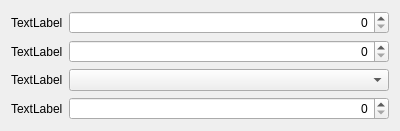
<?xml version="1.0" encoding="UTF-8"?>
<ui version="4.0">
 <class>Dialog</class>
 <widget class="QDialog" name="Dialog">
  <property name="geometry">
   <rect>
    <x>0</x>
    <y>0</y>
    <width>400</width>
    <height>116</height>
   </rect>
  </property>
  <property name="windowTitle">
   <string>Dialog</string>
  </property>
  <layout class="QFormLayout" name="formLayout">
   <item row="0" column="0">
    <widget class="QLabel" name="label">
     <property name="text">
      <string>TextLabel</string>
     </property>
     <property name="buddy">
      <cstring>sbDeviceNumber</cstring>
     </property>
    </widget>
   </item>
   <item row="0" column="1">
    <widget class="QSpinBox" name="sbDeviceNumber">
     <property name="alignment">
      <set>Qt::AlignRight|Qt::AlignTrailing|Qt::AlignVCenter</set>
     </property>
     <property name="maximum">
      <number>255</number>
     </property>
     <property name="field" stdset="0">
      <string>device</string>
     </property>
    </widget>
   </item>
   <item row="1" column="0">
    <widget class="QLabel" name="label_2">
     <property name="text">
      <string>TextLabel</string>
     </property>
     <property name="buddy">
      <cstring>sbRelayNumber</cstring>
     </property>
    </widget>
   </item>
   <item row="1" column="1">
    <widget class="QSpinBox" name="sbRelayNumber">
     <property name="alignment">
      <set>Qt::AlignRight|Qt::AlignTrailing|Qt::AlignVCenter</set>
     </property>
     <property name="maximum">
      <number>32</number>
     </property>
     <property name="field" stdset="0">
      <string>relay</string>
     </property>
    </widget>
   </item>
   <item row="2" column="0">
    <widget class="QLabel" name="label_3">
     <property name="text">
      <string>TextLabel</string>
     </property>
     <property name="buddy">
      <cstring>cbType</cstring>
     </property>
    </widget>
   </item>
   <item row="2" column="1">
    <widget class="QComboBox" name="cbType">
     <property name="currentIndex">
      <number>-1</number>
     </property>
     <property name="field" stdset="0">
      <string>type</string>
     </property>
    </widget>
   </item>
   <item row="3" column="0">
    <widget class="QLabel" name="label_4">
     <property name="text">
      <string>TextLabel</string>
     </property>
     <property name="buddy">
      <cstring>sbValue</cstring>
     </property>
    </widget>
   </item>
   <item row="3" column="1">
    <widget class="QSpinBox" name="sbValue">
     <property name="alignment">
      <set>Qt::AlignRight|Qt::AlignTrailing|Qt::AlignVCenter</set>
     </property>
     <property name="maximum">
      <number>100000000</number>
     </property>
     <property name="field" stdset="0">
      <string>value</string>
     </property>
    </widget>
   </item>
  </layout>
 </widget>
 <resources/>
 <connections/>
</ui>
